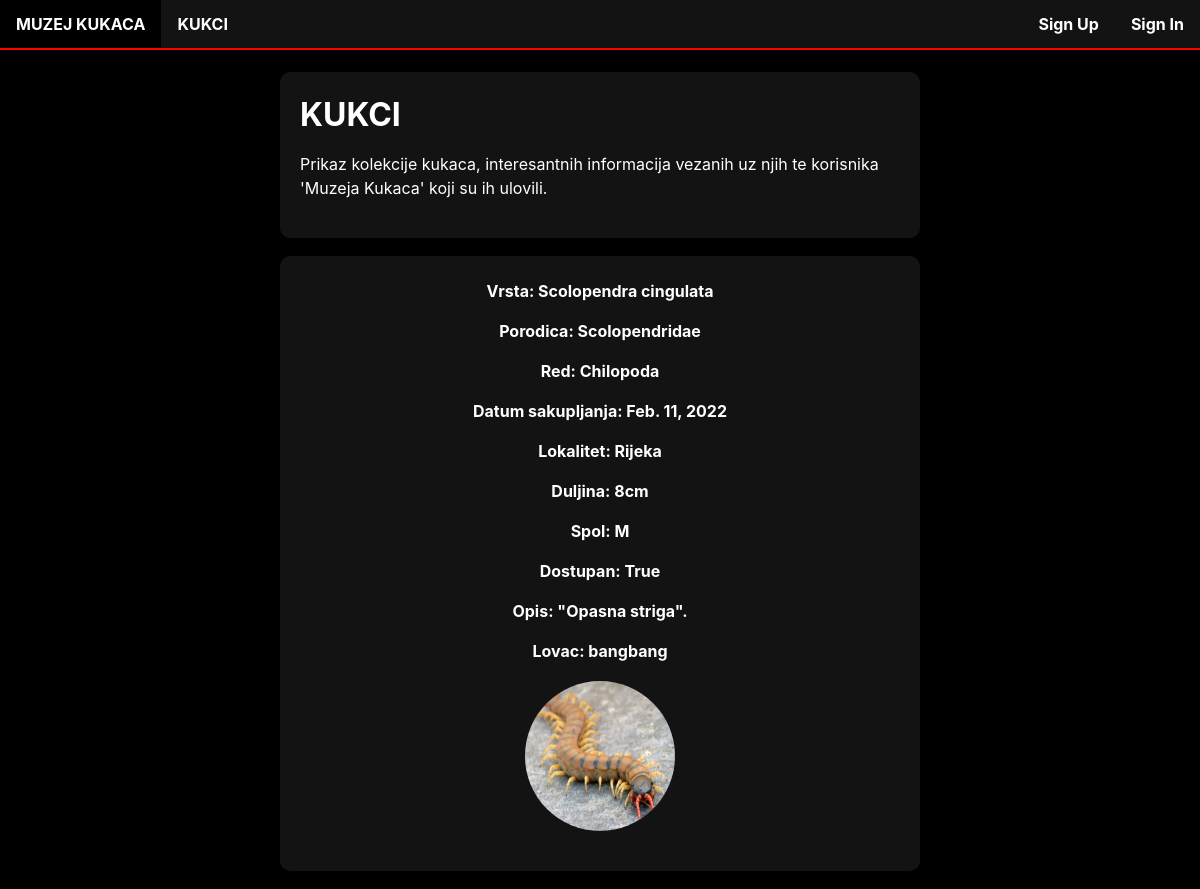
Before: /kukacs/ with the older database file.
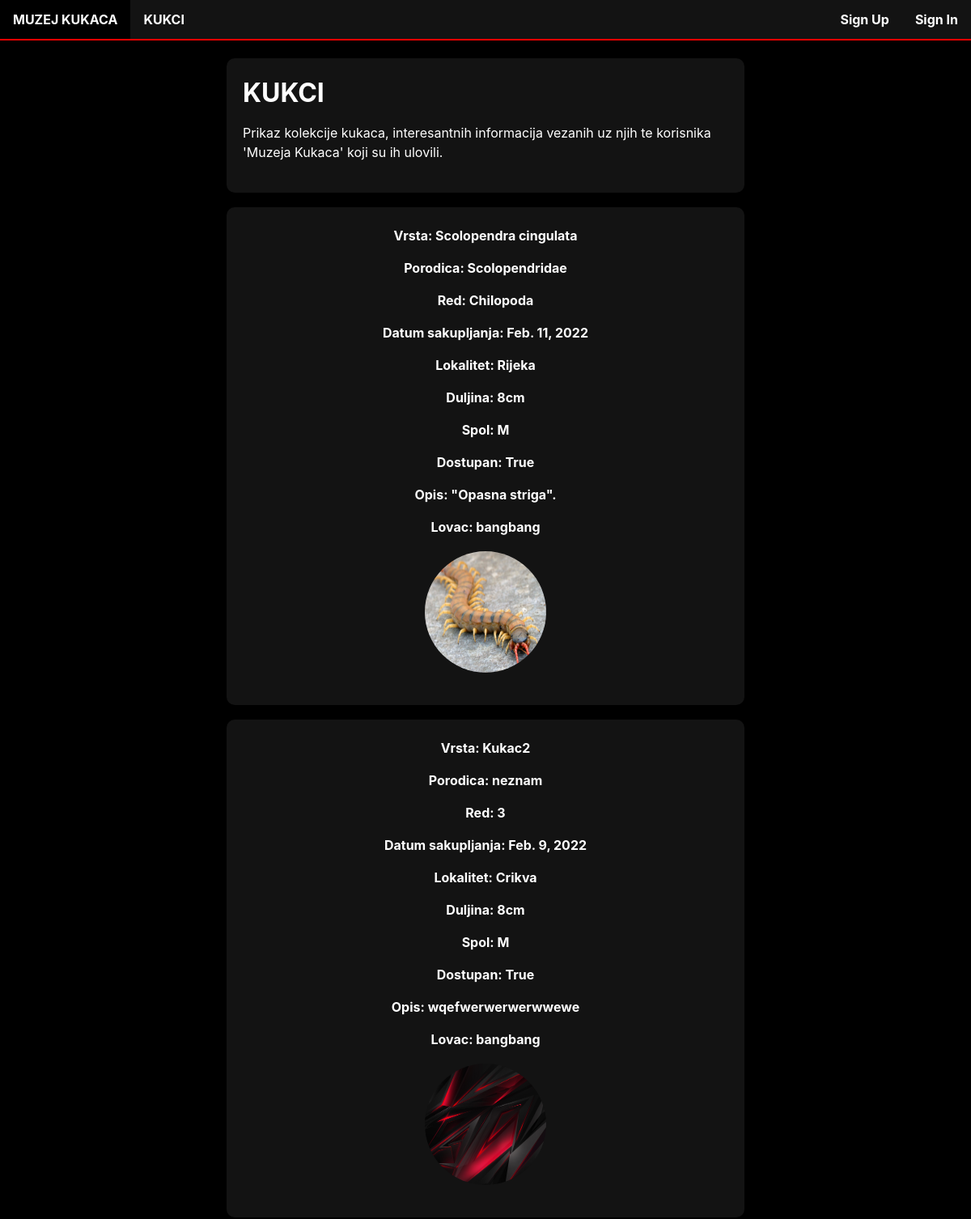
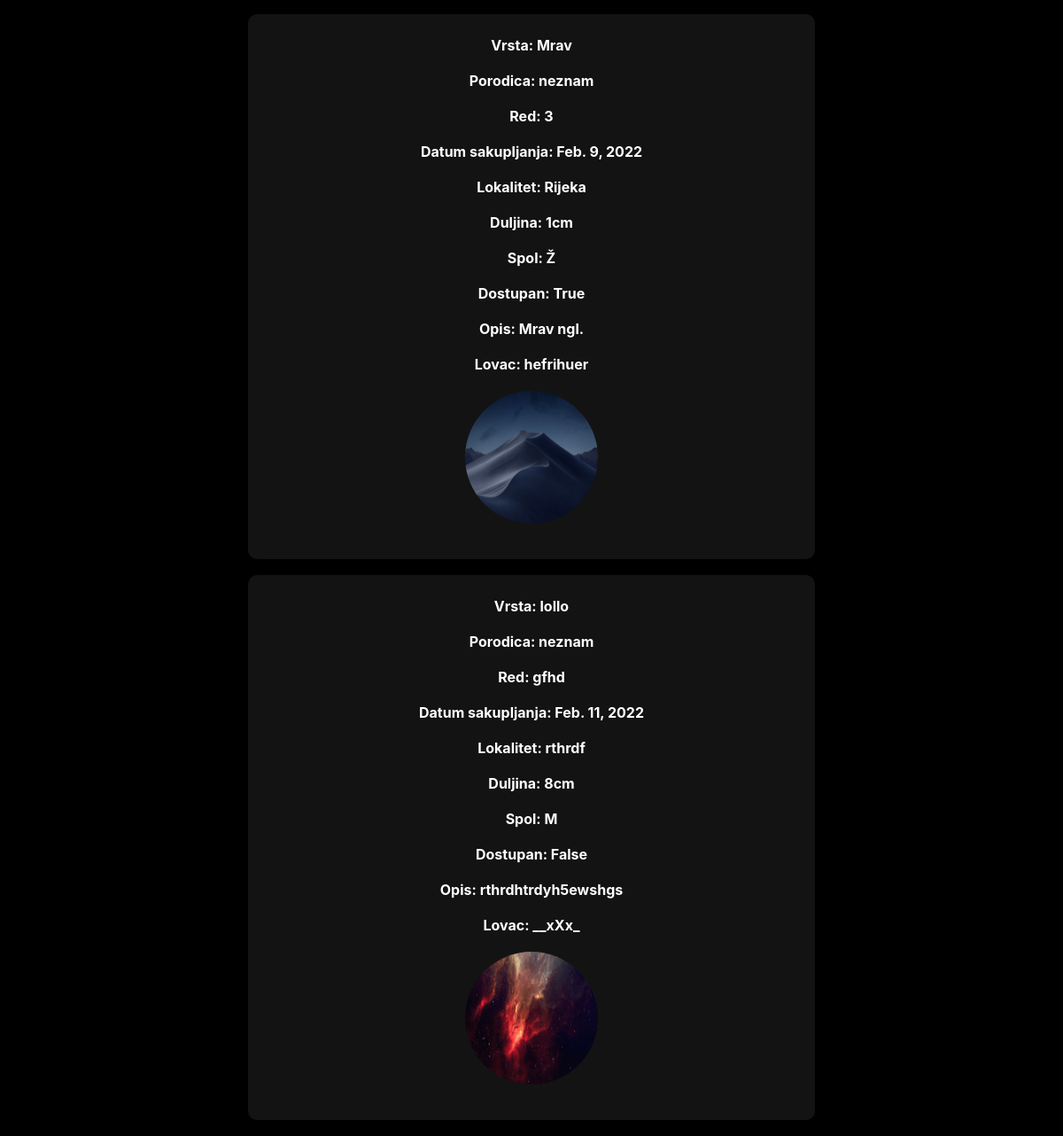
After: the same page with the newer database file (2 pictures, top to bottom).
### main/models.py (models this page shows, shortened)
class Kukac(models.Model):
    vrsta = models.CharField(max_length = 100)
    porodica = models.CharField(max_length = 100)
    red = models.CharField(max_length = 100)
    datum_sakupljanja = models.DateField()
    lokalitet = models.CharField(max_length = 100)
    duljina = models.CharField(max_length = 20)
    spol = models.CharField(max_length = 1)
    dostupan = models.BooleanField(default = False)
    opis = models.TextField()
    lovac = models.ForeignKey(Korisnik, on_delete = models.CASCADE)
    slika = models.ImageField(upload_to = 'images/')

class Korisnik(models.Model):
    username = models.CharField(max_length = 11)
    ime = models.CharField(max_length = 20)
    prezime = models.CharField(max_length = 20)
    email = models.EmailField()
    slika_profila = models.ImageField(upload_to = 'images/', default = '0')
    def __str__(self):
        return self.username

### main/views.py (the view)
# urls.py: path('kukacs/', views.KukacList.as_view()),
class KukacList(ListView):
    model = Kukac

### templates/main/kukac_list.html
{% extends "homepage.html" %}
{% block content %}
<br>
<br>
<div class = "uvod" style="width: 600px; margin:0 auto;">
    <br>
    <h1> KUKCI </h1>
    <br>
    <p>Prikaz kolekcije kukaca, interesantnih informacija vezanih uz njih te korisnika 'Muzeja Kukaca' koji su ih ulovili.</p>
    <br>
</div>
<br>
{% for kukac in kukac_list %}
<div class = "kukci" style = "width: 600px; margin: 0 auto;">
    <div class="kukac" style = "width: 600px; font-family: -apple-system, BlinkMacSystemFont, 'Segoe UI', Roboto, Oxygen, Ubuntu, Cantarell, 'Open Sans', 'Helvetica Neue', sans-serif;">
        <h4>Vrsta: {{ kukac.vrsta }}</h4>
        <h4>Porodica: {{ kukac.porodica }}</h4>
        <h4>Red: {{ kukac.red }}<h4>
        <h4>Datum sakupljanja: {{ kukac.datum_sakupljanja }}<h4>
        <h4>Lokalitet: {{ kukac.lokalitet }}<h4>
        <h4>Duljina: {{ kukac.duljina }}<h4>
        <h4>Spol: {{ kukac.spol }}<h4>
        <h4>Dostupan: {{ kukac.dostupan }}<h4>
        <h4>Opis: {{ kukac.opis }}<h4>
        <h4>Lovac: {{ kukac.lovac }}<h4>
        <img src="{{ kukac.slika.url}}" alt="connect" style="max-height:300px">
    </div>
</div>
<br>
{% endfor %}
{% endblock %}

### templates/homepage.html (shortened to what this page needs)
{% load static %}
<!DOCTYPE html>
<html lang="en">
<head>
    <link rel="stylesheet" type="text/css" href="{% static 'style.css' %}">
</head>
<body>
    <nav class = "navbar" style = "font-family: -apple-system, BlinkMacSystemFont, 'Segoe UI', Roboto, Oxygen, Ubuntu, Cantarell, 'Open Sans', 'Helvetica Neue', sans-serif;">
            {% if user.is_authenticated %}
                <ul class = "nav-links">
                    <div class = "menu"></div>
                        <li class = "active" style = "float:left;"><a href="/">MUZEJ KUKACA</a></li>
                        <li style = "float:left;"><a href="/kukacs">KUKCI</a></li>
                        <li style = "float:left;"><a href = "{% url 'main:create' %}">DODAJ</a></li>
                        <li style = "float:right;"><a href="/accounts/logout">Sign Out</a></li>
                    </ul>
                    </div>
                </ul>
            {% else %}
                <ul class = "nav-links2">
                    <div class = "menu2">
                        <li style = "float:left;"><a href="/">MUZEJ KUKACA</a></li>
                        <li style = "float:left;"><a href="/kukacs">KUKCI</a></li>
                        <li style = "float:right;"><a href="/accounts/login">Sign In</a></li>
                        <li style = "float:right;"><a href="/accounts/signup">Sign Up</a></li>
                    </div>
                </ul>
            {% endif %}
    </nav>
<br><br>
{% block content %}{% endblock %}
</body>
</html>

### main/static/style.css (style rules this page uses)
* { margin: 0; padding: 0; }
body { background-color: black; }
ul { list-style-type: none; overflow: hidden; background-color: rgb(19, 19, 19); position: fixed; width: 100%; border-bottom: 2px solid red; }
li a { display: block; color: white; text-align: center; padding: 14px 16px; text-decoration: none; font-weight: bold; transition: 0.3s; }
p { font-family: -apple-system, BlinkMacSystemFont, 'Segoe UI', Roboto, Oxygen, Ubuntu, Cantarell, 'Open Sans', 'Helvetica Neue', sans-serif; line-height: 1.5; }
h1 { font-family: -apple-system, BlinkMacSystemFont, 'Segoe UI', Roboto, Oxygen, Ubuntu, Cantarell, 'Open Sans', 'Helvetica Neue', sans-serif; }
.uvod { background-color: rgb(19, 19, 19); color: white; border-radius: 10px; padding: 20px; padding-top: 5px; }
.kukci { background-color: rgb(19, 19, 19); border-radius: 10px; padding: 20px; padding-top: 5px; color: white; }
img { width: 150px; height: 150px; border-radius: 50%; margin: auto; display: flex; }
h4 { text-align: center; margin: 20px; }

Changed rows visible on the page:
added Kukac: vrsta "Kukac2", porodica "neznam", red "3", datum_sakupljanja "Feb. 9, 2022", lokalitet "Crikva", duljina "8cm", spol "M", dostupan "True", opis "wqefwerwerwerwwewe", lovac "bangbang", slika (picture)
added Kukac: vrsta "Mrav", porodica "neznam", red "3", datum_sakupljanja "Feb. 9, 2022", lokalitet "Rijeka", duljina "1cm", spol "Ž", dostupan "True", opis "Mrav ngl.", lovac "hefrihuer", slika (picture)
added Kukac: vrsta "lollo", porodica "neznam", red "gfhd", datum_sakupljanja "Feb. 11, 2022", lokalitet "rthrdf", duljina "8cm", spol "M", dostupan "False", opis "rthrdhtrdyh5ewshgs", lovac "__xXx_", slika (picture)
